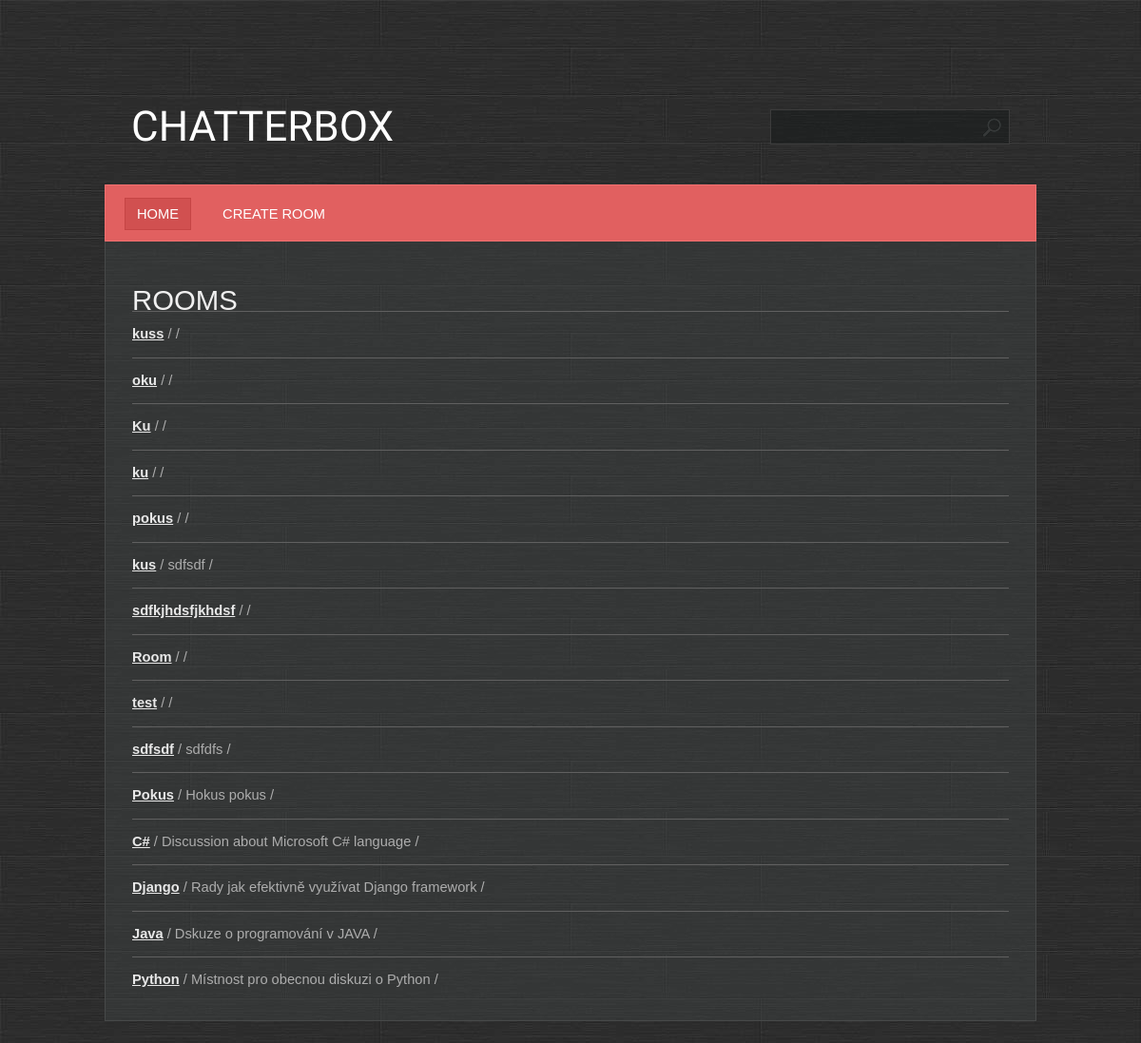
The page / on the database its author committed.
### base/models.py (models this page shows, shortened)
class Room(models.Model):
    name = models.CharField(max_length=200)
    description = models.TextField(null=True, blank=True)
    participants = models.ManyToManyField(User, related_name='participants', blank=True)
    created = models.DateTimeField(auto_now_add=True)
    updated = models.DateTimeField(auto_now=True)
    class Meta:
        ordering = ['-created', 'name', '-updated']

### base/views.py (the view)
# urls.py: path('', base.views.RoomsView.as_view(), name='rooms'),
class RoomsView(ListView):
    template_name = 'base/rooms.html'
    model = Room

### base/templates/base/rooms.html
{% extends 'main.html' %}
{% block content %}
<h1>Rooms</h1>
 <ul>
     {% for room in object_list %}
        <li>
            <a href="{% url 'room' room.id %}"><b>{{ room.name }}</b></a>
             / {{ room.description }} /
        </li>
     {% endfor %}
 </ul>
{% endblock %}

### static/styles/style.css (style rules this page uses)
* { margin: 0; padding: 0; }
a { text-decoration: underline; color: #e8e8e8; }
body { font-size: 11pt; line-height: 1.6em; font-family: Arial, sans-serif; background: #9ea3a3; color: #adadad; background: url(/static/images/bg.jpg); }
h1,h2,h3,h4 { text-transform: uppercase; font-weight: normal; color: #f0f0f0; }
ul { margin-bottom: 1.25em; }
ul { list-style: none; }
#page ul li { padding: 12px 0 12px 0; border-top: solid 1px #606060; }

### rows shown on the page
Room: name "kuss"
Room: name "oku"
Room: name "Ku"
Room: name "ku"
Room: name "pokus"
Room: name "kus", description "sdfsdf"
Room: name "sdfkjhdsfjkhdsf"
Room: name "Room"
Room: name "test"
Room: name "sdfsdf", description "sdfdfs"
Room: name "Pokus", description "Hokus pokus"
Room: name "C#", description "Discussion about Microsoft C# language"
Room: name "Django", description "Rady jak efektivně využívat Django framework"
Room: name "Java", description "Dskuze o programování v JAVA"
Room: name "Python", description "Místnost pro obecnou diskuzi o Python"
